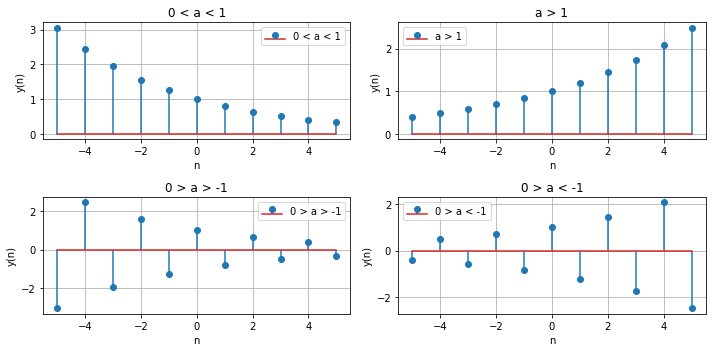

Generate this figure with Python:
#Exponential Sequence 
#have 4 cases 
#First Case -> a > 1
#Second Case -> 1 > a >0
#Third Case -> a > -1
#Fourth Case ->0 > a < -1'

import numpy as np
import matplotlib.pyplot as plt

n = np.arange(-5,6,1,dtype=int);#range from -5 to 5 and increase by 1

a1=0.8#case 1
a2=1.2#case 2
a3=-0.8#case 3
a4=-1.2#case 4

y1=a1**n#Exponential decreasing 
y2=a2**n#Exponential increasing 
y3=a3**n#Toggle from left to right
y4=a4**n#Toggle from right to left 

plt.figure(figsize=(10,5))#figure that will draw on it 
plt.subplot(2,2,1)#Draw in First plot
plt.stem(n,y1,label='0 < a < 1')#draw axis x and y 
plt.title('0 < a < 1')#Exponential decreasing 
plt.xlabel('n')#name x axis as n 
plt.ylabel('y(n)')#name y axis as y
plt.legend()#to draw label
plt.grid(True)#To draw Sqaures 

plt.subplot(2,2,2)#Draw in Second plot
plt.stem(n,y2,label='a > 1')#Draw Two axais
plt.title('a > 1')#Print Statment a > 1
plt.xlabel('n')#name x axis as n 
plt.ylabel('y(n)')#name y axis as y
plt.legend()#to draw label
plt.grid(True)#to draw squares in figure
         
plt.subplot(2,2,3)#Draw in Third plot
plt.stem(n,y3,label='0 > a > -1')#Draw Two axais
plt.title('0 > a > -1')#Print Statment 0 > a > -1
plt.xlabel('n')#name x axis as n 
plt.ylabel('y(n)')#name y axis as y
plt.legend()#to draw label
plt.grid(True)#to draw squares in figure
         
plt.subplot(2,2,4)#Draw in Fourth plot
plt.stem(n,y4,label='0 > a < -1')#Draw Two axais
plt.title('0 > a < -1' )#Print Statment 0 > a < -1
plt.xlabel('n')#name x axis as n
plt.ylabel('y(n)')#name y axis as y
plt.legend()#to draw label
plt.grid(True)#to draw squares in figure

plt.tight_layout()#to not intersect with each other
plt.show()#Display
